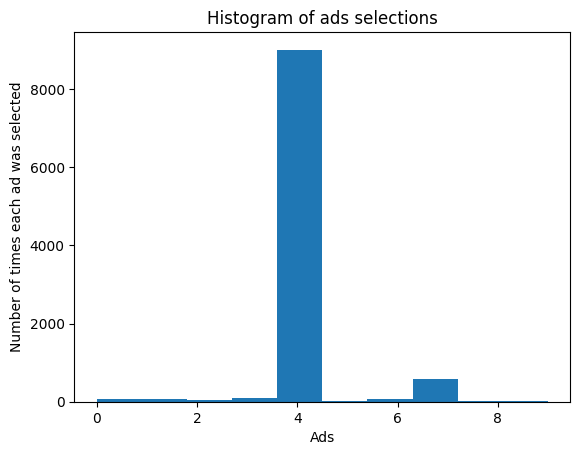

Write the Python code that produced this figure.
# Converted from: Thompson_sampling.ipynb

#!/usr/bin/env python
# coding: utf-8

# # Thompson Sampling

# ## Importing the libraries

# In[1]:


import numpy as np
import matplotlib.pyplot as plt
import pandas as pd

# ## Importing the dataset

# In[2]:


dataset = pd.read_csv('Ads_CTR_Optimisation.csv')

# ## Implementing Thompson Sampling

# In[3]:


import random
N = 10000
d = 10
ads_selected = []
numbers_of_rewards_1 = [0] * d
numbers_of_rewards_0 = [0] * d
total_reward = 0
for n in range(0, N):
    ad = 0
    max_random = 0
    for i in range(0, d):
        random_beta = random.betavariate(numbers_of_rewards_1[i] + 1, numbers_of_rewards_0[i] + 1)
        if random_beta > max_random:
            max_random = random_beta
            ad = i
    ads_selected.append(ad)
    reward = dataset.values[n, ad]
    if reward == 1:
        numbers_of_rewards_1[ad] = numbers_of_rewards_1[ad] + 1
    else:
        numbers_of_rewards_0[ad] = numbers_of_rewards_0[ad] + 1
    total_reward = total_reward + reward

# ## Visualising the results - Histogram

# In[4]:


plt.hist(ads_selected)
plt.title('Histogram of ads selections')
plt.xlabel('Ads')
plt.ylabel('Number of times each ad was selected')
plt.show()
